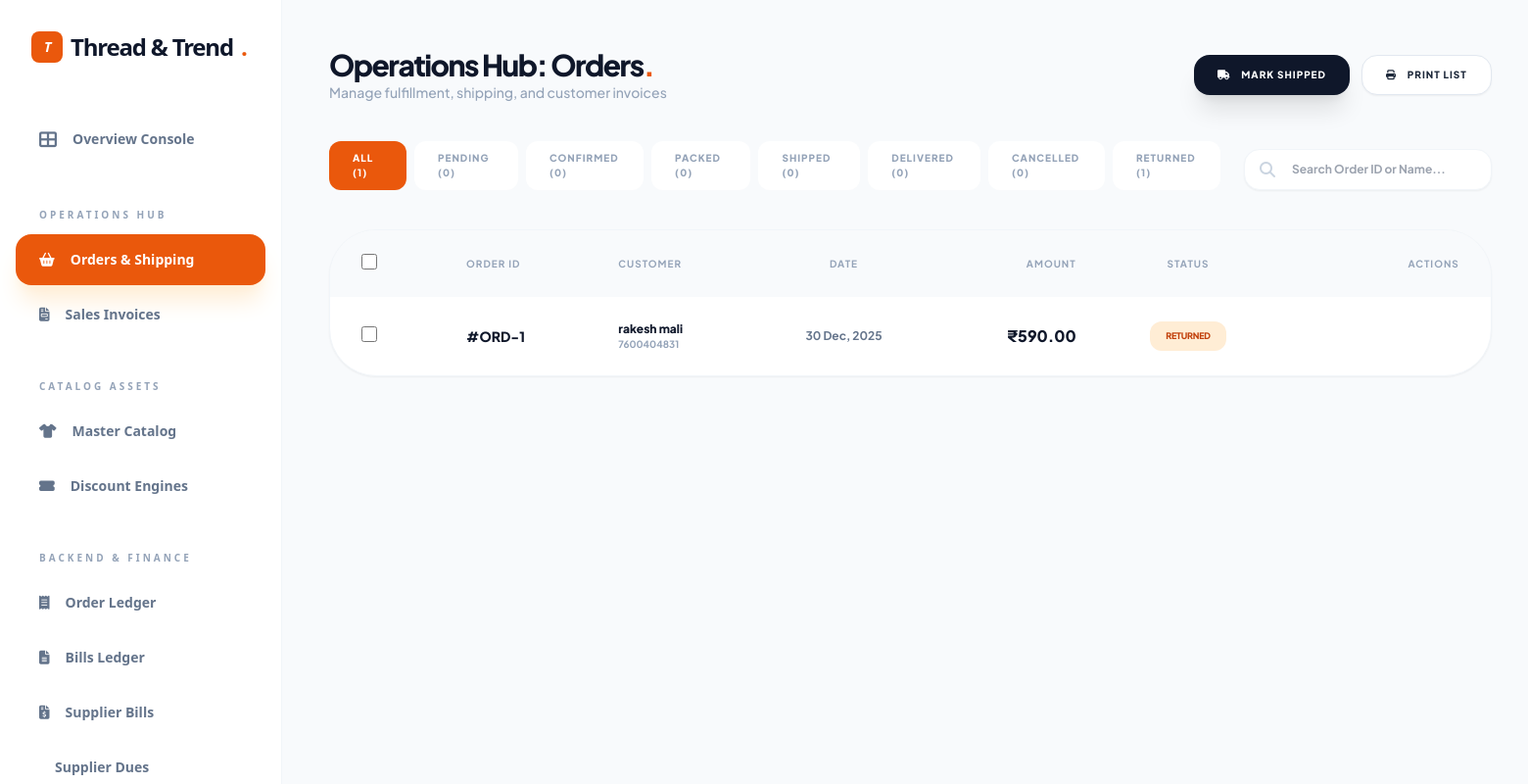
The page /admin/orders/orders-list.php (signed in) on the database its author committed.
### tables this page shows
CREATE TABLE `orders` (
  `order_id` int(11) NOT NULL,
  `user_id` int(11) NOT NULL,
  `order_type` enum('retail','wholesale') DEFAULT 'retail',
  `order_status` enum('pending','confirmed','packed','shipped','delivered','cancelled','returned') DEFAULT 'pending',
  `payment_status` enum('pending','paid','failed','refunded') DEFAULT 'pending',
  `payment_method` enum('card','upi','wallet','cod') DEFAULT 'cod',
  `total_amount` decimal(10,2) NOT NULL,
  `gst_amount` decimal(10,2) DEFAULT 0.00,
  `discount_amount` decimal(10,2) DEFAULT 0.00,
  `created_at` datetime DEFAULT current_timestamp(),
  `updated_at` datetime DEFAULT current_timestamp() ON UPDATE current_timestamp()
);

CREATE TABLE `users` (
  `user_id` int(11) NOT NULL,
  `name` varchar(100) NOT NULL,
  `email` varchar(100) NOT NULL,
  `password` varchar(255) NOT NULL,
  `google_id` varchar(255) DEFAULT NULL,
  `phone` varchar(15) DEFAULT NULL,
  `address` text DEFAULT NULL,
  `city` varchar(50) DEFAULT NULL,
  `state` varchar(50) DEFAULT NULL,
  `country` varchar(50) DEFAULT NULL,
  `pincode` varchar(10) DEFAULT NULL,
  `gst_number` varchar(15) DEFAULT NULL,
  `business_name` varchar(150) DEFAULT NULL,
  `role` enum('user','admin') DEFAULT 'user',
  `status` enum('active','inactive') DEFAULT 'active',
  `is_verified_wholesale` tinyint(1) DEFAULT 0,
  `created_at` datetime DEFAULT current_timestamp(),
  `updated_at` datetime DEFAULT current_timestamp() ON UPDATE current_timestamp()
);

### admin/orders/orders-list.php (the view, shortened to what this page needs)
<?php
$base_path = $_SERVER['DOCUMENT_ROOT'] . '/ecommerce-website/';
require_once "../../config/database.php";
include $base_path . 'includes/admin-header.php';
include $base_path . 'includes/sidebar.php';
function getStatusStyle($status)
{
    $status = strtolower(trim($status));
    return match ($status) {
        'pending' => 'bg-amber-100 text-amber-700',
        'confirmed' => 'bg-blue-100 text-blue-700',
        'packed' => 'bg-slate-900 text-white',
        'shipped' => 'bg-purple-100 text-purple-700',
        'delivered' => 'bg-emerald-100 text-emerald-700',
        'cancelled' => 'bg-red-100 text-red-700',
        'returned' => 'bg-orange-100 text-orange-700',
        default => 'bg-slate-100 text-slate-400',
    };
}
$status_filter = $_GET['status'] ?? 'all';
$where_clauses = [];
$where_sql = !empty($where_clauses) ? "WHERE " . implode(" AND ", $where_clauses) : "";
$sql = "SELECT o.*, u.name as customer_name, u.phone, u.email, i.invoice_id
        FROM orders o
        JOIN users u ON o.user_id = u.user_id
        LEFT JOIN invoices i ON o.order_id = i.order_id
        $where_sql
        ORDER BY o.created_at DESC";
$stmt = $pdo->prepare($sql);
$stmt->execute();
$orders = $stmt->fetchAll();
$counts = $pdo->query("SELECT order_status, COUNT(*) as qty FROM orders GROUP BY order_status")->fetchAll(PDO::FETCH_KEY_PAIR);
$all_statuses = ['pending', 'confirmed', 'packed', 'shipped', 'delivered', 'cancelled', 'returned'];
?>
<main class="p-6 lg:p-12 bg-[#f8fafc] min-h-screen">
    <div class="mb-10 flex flex-col md:flex-row justify-between items-start md:items-center gap-6">
        <div>
            <h2 class="text-3xl font-black tracking-tighter text-slate-900">Operations Hub: Orders<span
                    class="text-orange-600">.</span></h2>
            <p class="text-slate-400 text-sm font-medium">Manage fulfillment, shipping, and customer invoices</p>
        </div>
        <div class="flex gap-3">
            <button onclick="bulkMarkShipped()"
                class="bg-slate-900 text-white px-6 py-3 rounded-2xl text-[10px] font-black uppercase tracking-widest hover:bg-orange-600 transition-all shadow-xl">
                <i class="fas fa-truck mr-2"></i> Mark Shipped
            </button>
            <button onclick="window.print()"
                class="bg-white border border-slate-200 px-6 py-3 rounded-2xl text-[10px] font-black uppercase tracking-widest hover:bg-slate-50 transition-all shadow-sm">
                <i class="fas fa-print mr-2"></i> Print List
            </button>
        </div>
    </div>
    <div class="flex flex-col lg:flex-row gap-6 mb-8 items-center justify-between">
        <div class="flex gap-2 overflow-x-auto pb-2 w-full lg:w-auto">
            <a href="?status=all"
                class="px-6 py-2.5 rounded-xl text-[10px] font-black uppercase tracking-widest transition-all <?= $status_filter == 'all' ? 'bg-orange-600 text-white' : 'bg-white text-slate-400 hover:bg-slate-50' ?>">
                All (<?= array_sum($counts) ?>)
            </a>
            <?php foreach ($all_statuses as $st): ?>
                <a href="?status=<?= $st ?>"
                    class="px-6 py-2.5 rounded-xl text-[10px] font-black uppercase tracking-widest transition-all <?= $status_filter == $st ? 'bg-orange-600 text-white' : 'bg-white text-slate-400 hover:bg-slate-50' ?>">
                    <?= ucfirst($st) ?> (<?= $counts[$st] ?? 0 ?>)
                </a>
            <?php endforeach; ?>
        </div>
        <div class="w-full lg:w-72 relative">
            <i class="fas fa-search absolute left-4 top-1/2 -translate-y-1/2 text-slate-300"></i>
            <input type="text" id="orderSearch" placeholder="Search Order ID or Name..."
                class="w-full bg-white border border-slate-100 pl-12 pr-4 py-3 rounded-2xl text-xs font-bold focus:border-orange-500 outline-none shadow-sm">
        </div>
    </div>
    <div class="bg-white rounded-[3rem] border border-slate-100 shadow-sm overflow-hidden overflow-x-auto">
        <table class="w-full text-left">
            <thead class="bg-slate-50 text-[10px] font-black text-slate-400 uppercase tracking-widest">
                <tr>
                    <th class="px-8 py-6">
                        <input type="checkbox" id="selectAll"
                            class="w-4 h-4 rounded border-slate-200 text-orange-600 focus:ring-orange-500">
                    </th>
                    <th class="px-6 py-6">Order ID</th>
                    <th class="px-6 py-6">Customer</th>
                    <th class="px-6 py-6 text-center">Date</th>
                    <th class="px-6 py-6 text-right">Amount</th>
                    <th class="px-6 py-6 text-center">Status</th>
                    <th class="px-8 py-6 text-right">Actions</th>
                </tr>
            </thead>
            <tbody class="divide-y divide-slate-50">
                <?php foreach ($orders as $o): ?>
                    <tr class="hover:bg-slate-50 transition-all group">
                        <td class="px-8 py-5">
                            <input type="checkbox" name="order_ids[]" value="<?= $o['order_id'] ?>"
                                class="order-checkbox w-4 h-4 rounded border-slate-200 text-orange-600 focus:ring-orange-500">
                        </td>
                        <td class="px-6 py-5 font-black text-slate-900 text-sm">#ORD-<?= $o['order_id'] ?></td>
                        <td class="px-6 py-5">
                            <p class="text-xs font-black text-slate-900"><?= htmlspecialchars($o['customer_name']) ?></p>
                            <p class="text-[10px] text-slate-400 font-bold"><?= $o['phone'] ?></p>
                        </td>
                        <td class="px-6 py-5 text-center text-xs font-bold text-slate-500">
                            <?= date('d M, Y', strtotime($o['created_at'])) ?>
                        </td>
                        <td class="px-6 py-5 text-right font-black text-slate-900">
                            ₹<?= number_format($o['total_amount'], 2) ?></td>
                        <td class="px-6 py-5 text-center">
                            <div class="relative inline-block group/status">
                                <div id="status-display-<?= $o['order_id'] ?>"
                                    class="px-4 py-2 rounded-xl text-[9px] font-black uppercase tracking-tight whitespace-nowrap <?= getStatusStyle($o['order_status']) ?>">
                                    <?= $o['order_status'] ?>
                                </div>
                            </div>
                        </td>
                        <td class="px-8 py-5 text-right">
                        </td>
                    </tr>
                <?php endforeach; ?>
            </tbody>
        </table>
    </div>
</main>
<?php include $base_path . 'includes/admin-footer.php'; ?>
</body>
</html>

### includes/admin-header.php (style rules this page uses)
body { font-family: 'Plus Jakarta Sans', sans-serif; background-color: #f8fafc; color: #1e293b; overflow-x: hidden; }

### rows shown on the page
orders: order_id "1", user.name "rakesh mali", user.phone "7600404831", created_at "30 Dec, 2025", total_amount "590.00", order_status "RETURNED"

### other values the page prints
array_sum($counts) "1"
$st "PENDING"
$counts[$st] "0"
$st "CONFIRMED"
$st "PACKED"
$st "SHIPPED"
$st "DELIVERED"
$st "CANCELLED"
$st "RETURNED"
$counts[$st] "1"
